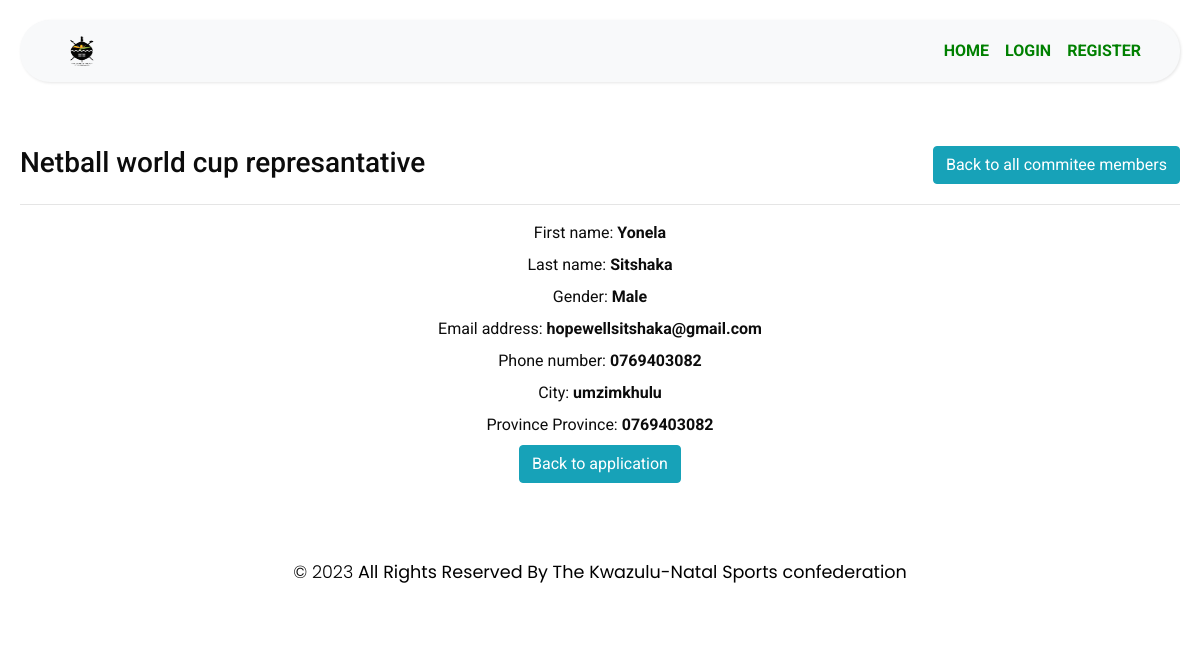
Before: /CommitteeMemberDetails/1 with the older database file.
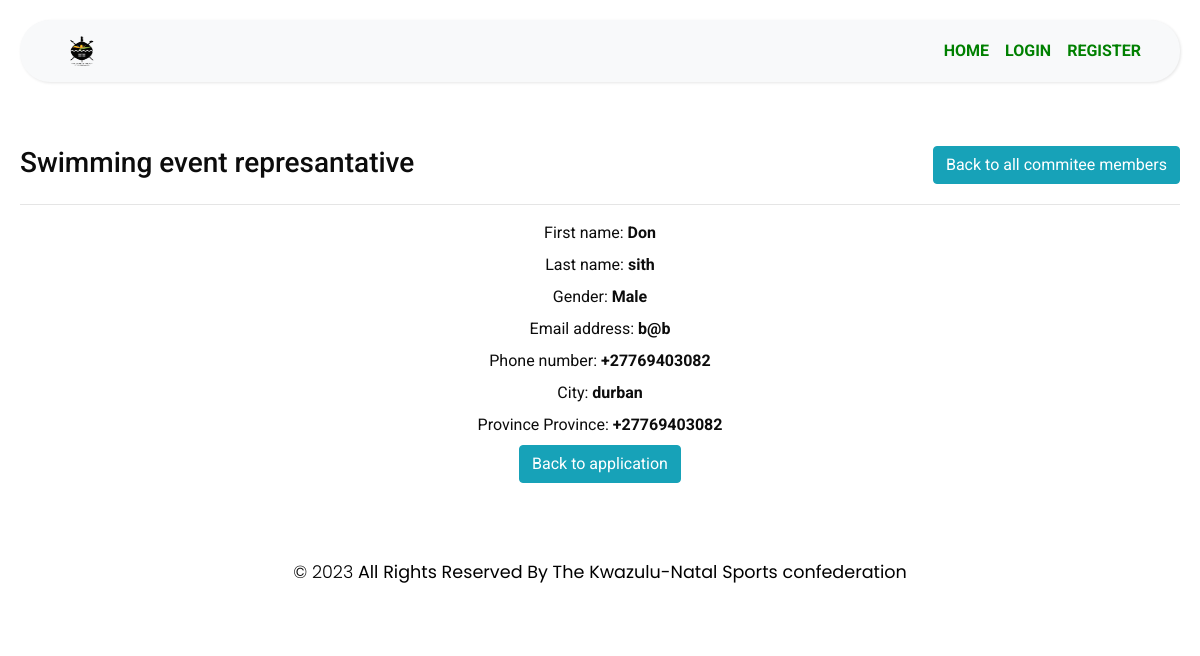
After: the same page with the newer database file.
### MyApp/models.py (models this page shows)
class Application(models.Model):
    ApplicationId = models.AutoField(primary_key=True)
    user = models.ForeignKey(User,blank=True,null=True,on_delete=models.CASCADE)
    FederationPersonel = models.ForeignKey(FederationPersonel,blank=True,null=True,on_delete=models.CASCADE)
    EventName = models.CharField(max_length=255)
    StartDate = models.DateTimeField(max_length=255)
    EndDate = models.DateTimeField(max_length=255)
    HostCity = models.CharField(max_length=255)
    HostProvince =models.CharField(max_length=255)
    ReportSubmitAgreement = models.BooleanField(default=False)
    NumberOfTeam = models.IntegerField()
    MethodOfSelection = models.CharField(max_length=255)
    SelectionApprovedDate = models.DateField(max_length=255)
    TravelDateTime = models.DateTimeField(max_length=255)
    ModeOfTravel = models.CharField(max_length=255)
    CodeOfConductAcceped = models.BooleanField(default=False)
    RegulationsInterestDeclaration  = models.CharField(max_length=300, default='NotProvided')
    RegulationsInterestDeclaration  = models.CharField(max_length=300, default='NotProvided')
    SelectionCriteriaProtocols = models.CharField(max_length=300, default='NotProvided')
    GeneralRegulationSelectionProcedure  =models.CharField(max_length=300, default='NotProvided')
    DocumentationOfSelectionSubmitted = models.CharField(max_length=300, default='NotProvided')
    TeamOfficialDuties = models.CharField(max_length=300, default='NotProvided')
    AcceptanceOfTeamAppointment = models.CharField(max_length=300, default='NotProvided')
    HighPerformancePlan = models.CharField(max_length=300, default='NotProvided')
    EventInvitation  = models.CharField(max_length=300, default='NotProvided')
    ApplicationDate  = models.DateTimeField(default=datetime.now())
    Step = models.CharField(max_length=255, default='start')
    ApplicationStatus = models.CharField(max_length=255, default='Oncreate')
    isHistory = models.BooleanField(default=False)
    DateCreated = models.DateTimeField(default=datetime.now())
    DeclineReason = models.TextField(blank=True, null=True)
    CancelReason = models.TextField(blank=True, null=True)
    ApparelLetters = models.CharField(max_length=300, blank=True, null=True)

class CommitteeMember(models.Model):
    CommitteeMemberId = models.AutoField(primary_key=True)
    application = models.ForeignKey(Application,blank=True,null=True,on_delete=models.CASCADE)
    FirstName = models.CharField(max_length=255)
    Surname = models.CharField(max_length=255)
    Gender = models.CharField(max_length=255)
    Email = models.CharField(max_length=255, default="email")
    PhoneNumber = models.CharField(max_length=255, default="number")
    City = models.CharField(max_length=255, default="city")
    Province = models.CharField(max_length=255, default="province")

### MyApp/views.py (the view)
# urls.py: path('CommitteeMemberDetails/<int:committeeMemberId>', views.CommitteeMemberDetails, name="CommitteeMemberDetails"),
def CommitteeMemberDetails(request, committeeMemberId):
    committeeMember = get_object_or_404(CommitteeMember, pk = committeeMemberId)
    application = committeeMember .application
    return render(request, 'MyApp/CommitteeMemberDetails.html', {"committeeMember":committeeMember,"application":application})

### MyApp/templates/MyApp/CommitteeMemberDetails.html (shortened to what this page needs)
{% extends "MyApp/base.html" %}
{% block content %}
    {% load static %}
    <div style="display:flex; justify-content:space-between;">
        <div>
        <h3>{{application.EventName}} represantative
        </div>
        <div>
            <a href="{% url 'Committee' applicationId=application.ApplicationId %}" class="btn btn-info">
                Back to all commitee members
            </a>
        </div>
    </div>
    <hr/>
    <div class="container">
        <center>
            <div>
                <label>First name: <b>{{committeeMember.FirstName}}</b></label><br/>
                <label>Last name: <b>{{committeeMember.Surname}}</b></label><br/>
                <label>Gender: <b>{{committeeMember.Gender}}</b></label><br/>
                <label>Email address: <b>{{committeeMember.Email}}</b></label><br/>
                <label>Phone number: <b>{{committeeMember.PhoneNumber}}</b></label><br/>
                <label>City: <b>{{committeeMember.City}}</b></label><br/>
                <label>Province Province: <b>{{committeeMember.PhoneNumber}}</b></label><br/>
                <div>
                    <a href="{% url 'Application_review' applicationId=application.ApplicationId %}" class="btn btn-info">
                        Back to application
                    </a>
                </div>
        </center>
    </div>
{% endblock %}

Changed rows visible on the page:
removed Application: EventName "Netball world cup"
now on this page (row edited): Application: EventName "Swimming event"
changed CommitteeMember "Male": FirstName "Yonela" → "Don"; Surname "Sitshaka" → "sith"; Email "hopewellsitshaka@gmail.com" → "b@b"; PhoneNumber "0769403082" → "+27769403082"; City "umzimkhulu" → "durban"
